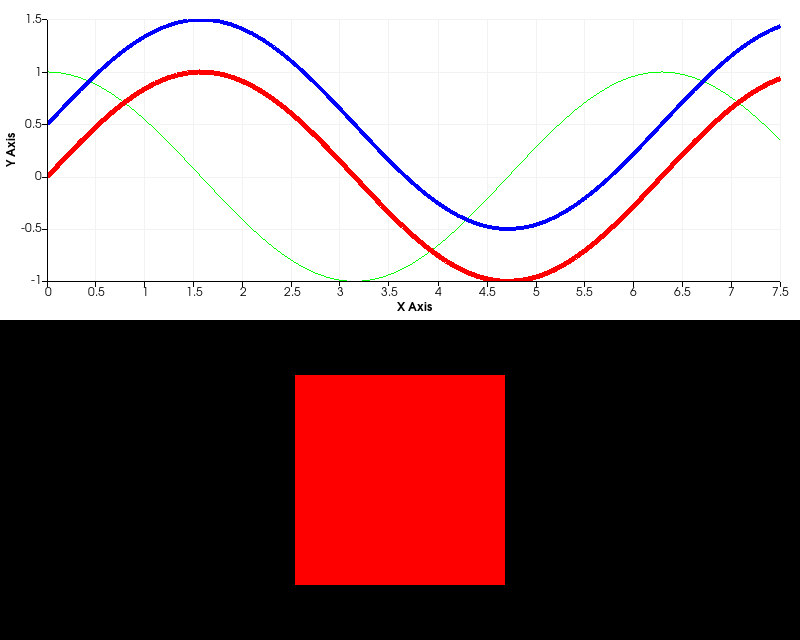

The Python source for this figure:
#!/usr/bin/env python
# Demonstrate a 3D cube in one viewport and a 2D chart in another.

import math

import vtkmodules.vtkInteractionStyle  # noqa: F401
import vtkmodules.vtkRenderingContextOpenGL2  # noqa: F401
import vtkmodules.vtkRenderingOpenGL2  # noqa: F401

from vtkmodules.vtkChartsCore import vtkChartXY
from vtkmodules.vtkCommonCore import vtkFloatArray
from vtkmodules.vtkCommonDataModel import vtkTable
from vtkmodules.vtkFiltersSources import vtkCubeSource
from vtkmodules.vtkRenderingContext2D import vtkContextActor, vtkContextScene
from vtkmodules.vtkRenderingCore import (
    vtkActor,
    vtkPolyDataMapper,
    vtkRenderWindow,
    vtkRenderWindowInteractor,
    vtkRenderer,
)

# Window
render_window = vtkRenderWindow()
render_window.SetSize(800, 640)
render_window.SetWindowName("multiple renderers")

# 3D renderer with a cube.
renderer_3d = vtkRenderer()
renderer_3d.SetBackground(0.0, 0.0, 0.0)
renderer_3d.SetViewport(0, 0, 1, 0.5)
render_window.AddRenderer(renderer_3d)

cube = vtkCubeSource()
cube_mapper = vtkPolyDataMapper()
cube_mapper.SetInputConnection(cube.GetOutputPort())
cube_actor = vtkActor()
cube_actor.SetMapper(cube_mapper)
cube_actor.GetProperty().SetColor(1.0, 0.0, 0.0)
cube_actor.GetProperty().SetRepresentationToSurface()
renderer_3d.AddActor(cube_actor)

# 2D renderer with a chart.
renderer_2d = vtkRenderer()
renderer_2d.SetBackground(1.0, 1.0, 1.0)
renderer_2d.SetViewport(0, 0.5, 1, 1)
render_window.AddRenderer(renderer_2d)

chart = vtkChartXY()
chart_scene = vtkContextScene()
chart_actor = vtkContextActor()

chart_scene.AddItem(chart)
chart_actor.SetScene(chart_scene)

renderer_2d.AddActor(chart_actor)
chart_scene.SetRenderer(renderer_2d)

# Create a table with some points in it.
table = vtkTable()
arr_x = vtkFloatArray()
arr_x.SetName("X Axis")
table.AddColumn(arr_x)
arr_c = vtkFloatArray()
arr_c.SetName("Cosine")
table.AddColumn(arr_c)
arr_s = vtkFloatArray()
arr_s.SetName("Sine")
table.AddColumn(arr_s)
arr_s2 = vtkFloatArray()
arr_s2.SetName("Sine2")
table.AddColumn(arr_s2)

num_points = 69
inc = 7.5 / (num_points - 1)
table.SetNumberOfRows(num_points)
for i in range(num_points):
    table.SetValue(i, 0, i * inc)
    table.SetValue(i, 1, math.cos(i * inc))
    table.SetValue(i, 2, math.sin(i * inc))
    table.SetValue(i, 3, math.sin(i * inc) + 0.5)

line = chart.AddPlot(vtkChartXY.LINE)
line.SetInputData(table, 0, 1)
line.SetColor(0, 255, 0, 255)
line.SetWidth(1.0)

line = chart.AddPlot(vtkChartXY.LINE)
line.SetInputData(table, 0, 2)
line.SetColor(255, 0, 0, 255)
line.SetWidth(5.0)

line = chart.AddPlot(vtkChartXY.LINE)
line.SetInputData(table, 0, 3)
line.SetColor(0, 0, 255, 255)
line.SetWidth(4.0)

# Interactor
interactor = vtkRenderWindowInteractor()
interactor.SetRenderWindow(render_window)

interactor.Initialize()
interactor.Start()
